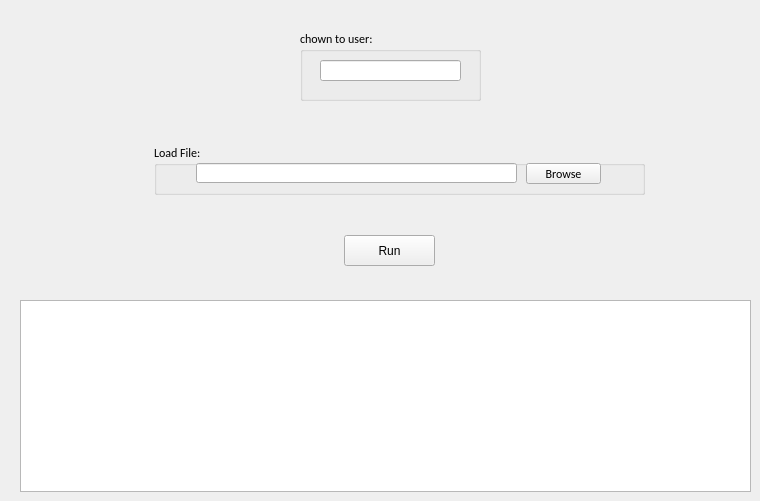
        <widget class="QWidget" name="tab_20">
         <attribute name="title">
          <string>Chown</string>
         </attribute>
         <widget class="QTextBrowser" name="textBrowser_terminal_chown_user">
          <property name="geometry">
           <rect>
            <x>20</x>
            <y>300</y>
            <width>731</width>
            <height>192</height>
           </rect>
          </property>
         </widget>
         <widget class="QPushButton" name="pushButton_chown_user">
          <property name="geometry">
           <rect>
            <x>344</x>
            <y>235</y>
            <width>91</width>
            <height>31</height>
           </rect>
          </property>
          <property name="text">
           <string>Run</string>
          </property>
         </widget>
         <widget class="QGroupBox" name="groupBox_17">
          <property name="geometry">
           <rect>
            <x>300</x>
            <y>30</y>
            <width>181</width>
            <height>71</height>
           </rect>
          </property>
          <property name="font">
           <font>
            <family>Calibri</family>
            <pointsize>9</pointsize>
           </font>
          </property>
          <property name="title">
           <string>chown to user:</string>
          </property>
          <widget class="QLineEdit" name="lineEdit_username_chown">
           <property name="geometry">
            <rect>
             <x>20</x>
             <y>30</y>
             <width>141</width>
             <height>21</height>
            </rect>
           </property>
          </widget>
         </widget>
         <widget class="QGroupBox" name="groupBox_18">
          <property name="geometry">
           <rect>
            <x>154</x>
            <y>144</y>
            <width>491</width>
            <height>51</height>
           </rect>
          </property>
          <property name="font">
           <font>
            <family>Calibri</family>
            <pointsize>9</pointsize>
           </font>
          </property>
          <property name="title">
           <string>Load File:</string>
          </property>
          <widget class="QLineEdit" name="lineEdit_loadfile_chown">
           <property name="geometry">
            <rect>
             <x>42</x>
             <y>19</y>
             <width>321</width>
             <height>20</height>
            </rect>
           </property>
          </widget>
          <widget class="QPushButton" name="pushButton_load_chown">
           <property name="geometry">
            <rect>
             <x>372</x>
             <y>19</y>
             <width>75</width>
             <height>21</height>
            </rect>
           </property>
           <property name="font">
            <font>
             <family>Calibri</family>
             <pointsize>9</pointsize>
            </font>
           </property>
           <property name="text">
            <string>Browse</string>
           </property>
          </widget>
         </widget>
        </widget>
